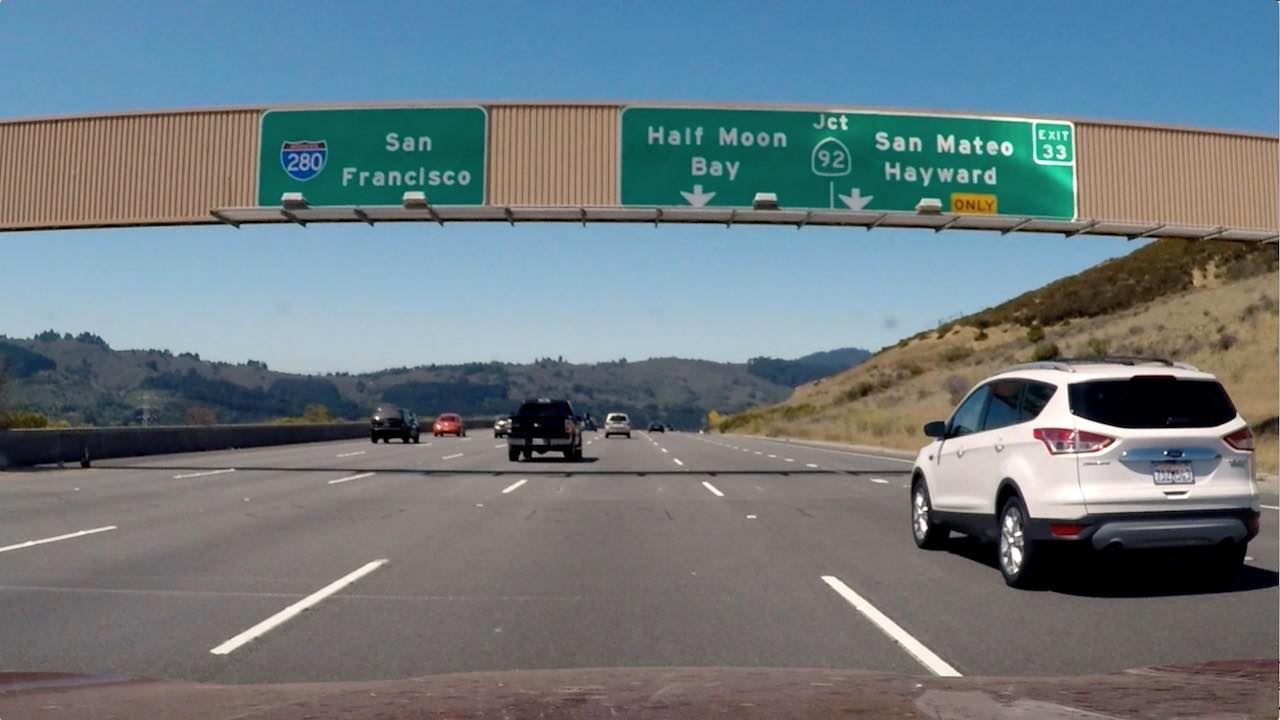
#> input picture 3-Grad_CS_Thresh/signs_vehicles_xygrad.png, 1280 x 720 px
$ python 2_dir_thresh.py   (older library calls are emulated)
#> lines starting #> are read from the running program, lines starting #| are printed output that depends on the picture
import numpy as np
import cv2
import matplotlib.pyplot as plt
import matplotlib.image as mpimg
import pickle


# Read in an image
image = mpimg.imread('signs_vehicles_xygrad.png')
#> image is the input picture: shape (720, 1280, 3) float32; mean R, G, B 0.428, 0.477, 0.5

# Define a function that applies Sobel x and y,
# then computes the direction of the gradient
# and applies a threshold.
def dir_threshold(img, sobel_kernel=3, thresh=(0, np.pi/2)):
    # Convert to grayscale
#> called with sobel_kernel = 15, thresh = (0.7, 1)
    gray = cv2.cvtColor(img, cv2.COLOR_RGB2GRAY)

    # Take the gradient in x and y separately
    sobelx = cv2.Sobel(gray, cv2.CV_64F, 1, 0, ksize=sobel_kernel)
    sobely = cv2.Sobel(gray, cv2.CV_64F, 0, 1, ksize=sobel_kernel)
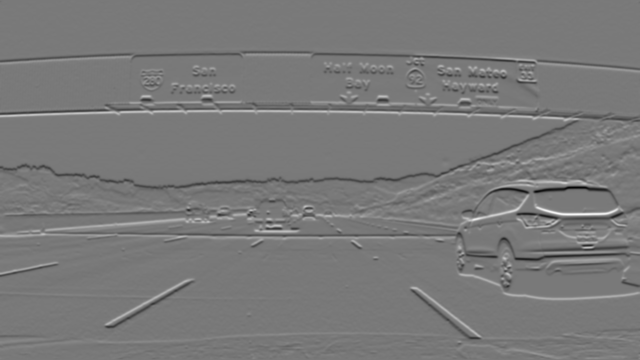
#> sobely: shape (720, 1280) float64 (shown at 1/2 size); min -23970440.2, max 26364983, mean -17335.5; drawn with min black and max white

    # Taking the absolute value of the x and y gradients
    abs_x = np.abs(sobelx)
    abs_y = np.abs(sobely)
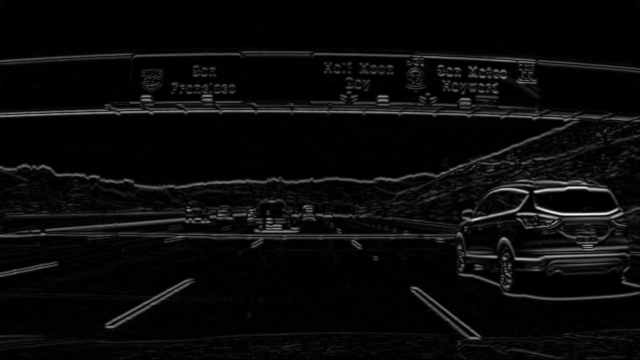
#> abs_y: shape (720, 1280) float64 (shown at 1/2 size); min 0, max 26364983, mean 1093866.8; drawn with min black and max white

    # computing the direction of the gradient
    dir = np.arctan2(abs_y, abs_x)
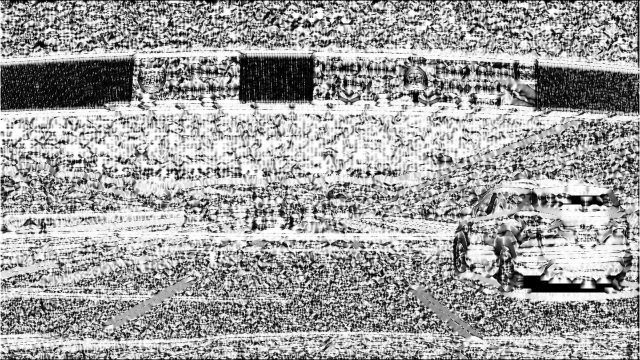
#> dir: shape (720, 1280) float64 (shown at 1/2 size); min 0, max 1.57, mean 0.981; drawn with min black and max white

    # Creating a binary mask where direction thresholds meet
    binary_output = np.zeros_like(gray)

    # Return this mask as your binary_output image
    binary_output[(dir >= thresh[0]) & (dir <= thresh[1])] = 1
    return binary_output

# Run the function
dir_binary = dir_threshold(image, sobel_kernel=15, thresh=(0.7, 1))
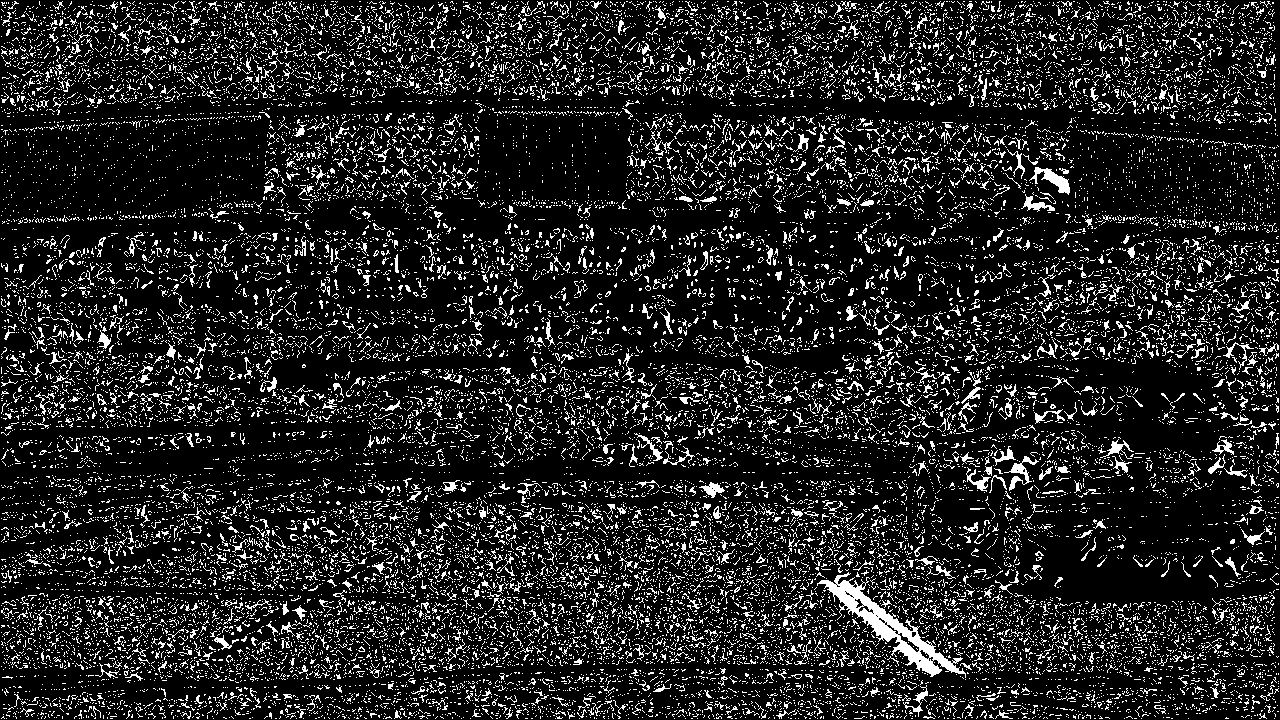
#> dir_binary: shape (720, 1280) float32; values 0 (black) and 1 (white), 13.9% white in thin lines or dots
# Plot the result
f, (ax1, ax2) = plt.subplots(1, 2, figsize=(24, 9))
f.tight_layout()
ax1.imshow(image)
ax1.set_title('Original Image', fontsize=50)
ax2.imshow(dir_binary, cmap='gray')
ax2.set_title('Thresholded Grad. Dir.', fontsize=50)
plt.subplots_adjust(left=0., right=1, top=0.9, bottom=0.)
plt.show()

$ run again, with 3-Grad_CS_Thresh/bridge_shadow.jpg saved as 3-Grad_CS_Thresh/signs_vehicles_xygrad.png
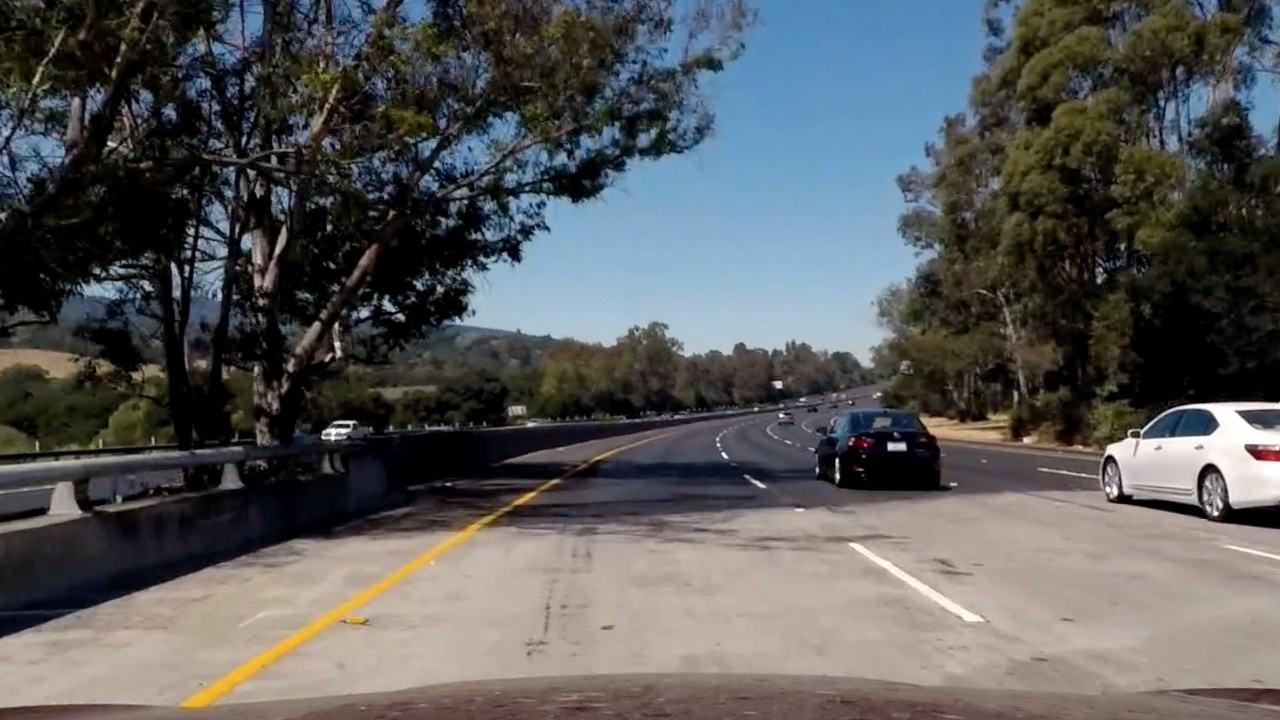
#> input picture 3-Grad_CS_Thresh/bridge_shadow.jpg, 1280 x 720 px
#> image is the input picture: shape (720, 1280, 3) float32; mean R, G, B 0.352, 0.356, 0.356
#> in dir_threshold, `dir = np.arctan2(abs_y, abs_x)`:
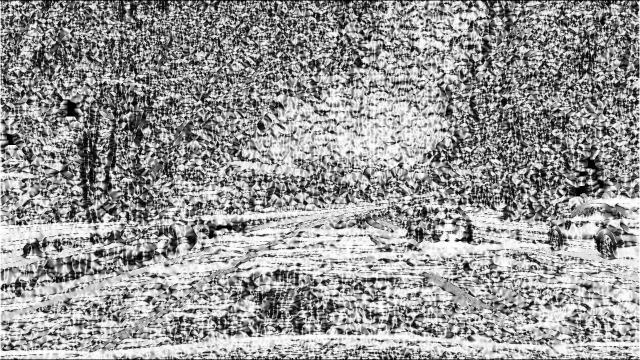
#> dir: shape (720, 1280) float64 (shown at 1/2 size); min 0, max 1.57, mean 0.931; drawn with min black and max white
#> `dir_binary = dir_threshold(image, sobel_kernel=15, thresh=(0.7, 1))`:
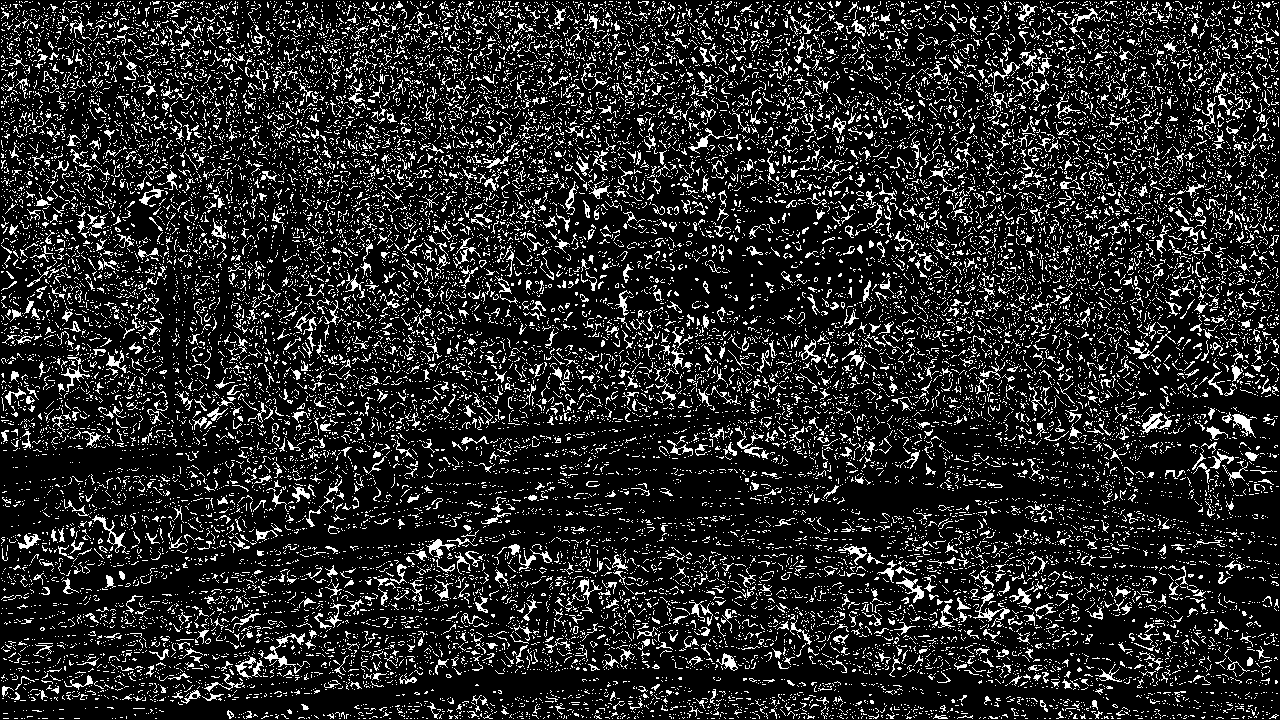
#> dir_binary: shape (720, 1280) float32; values 0 (black) and 1 (white), 15.8% white in thin lines or dots

$ run again, with 3-Grad_CS_Thresh/test1.jpg saved as 3-Grad_CS_Thresh/signs_vehicles_xygrad.png
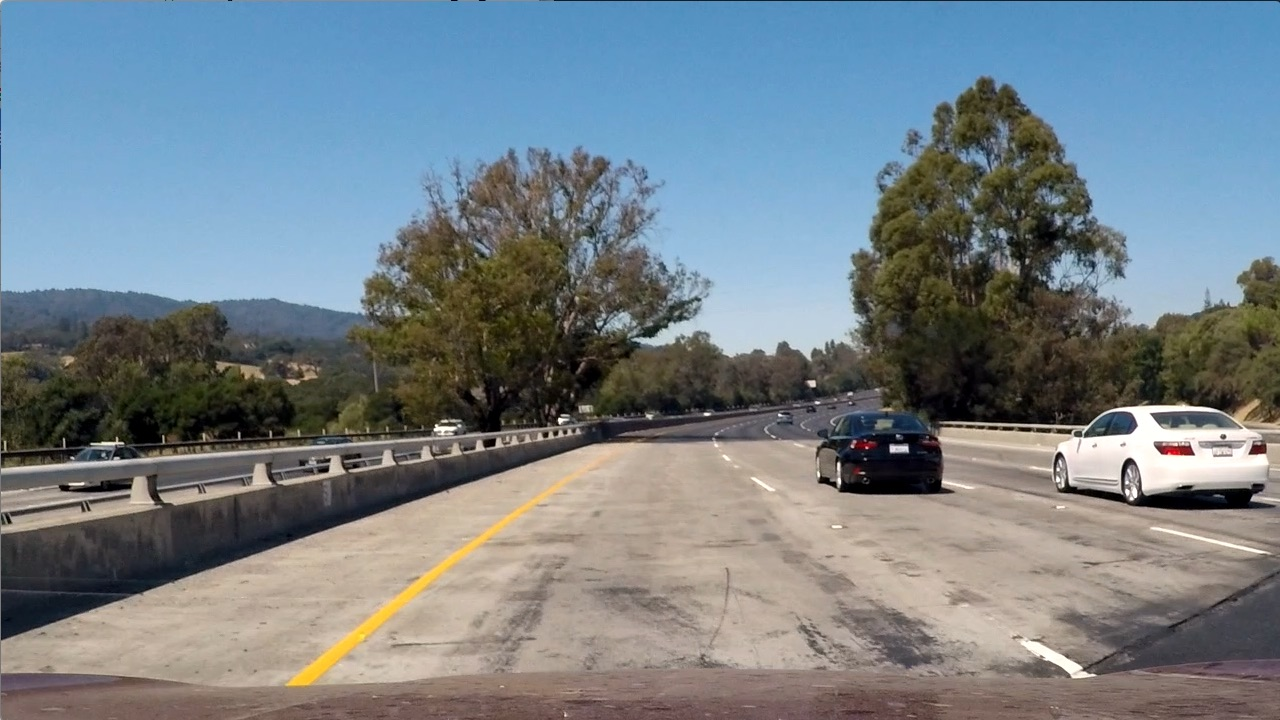
#> input picture 3-Grad_CS_Thresh/test1.jpg, 1280 x 720 px
#> image is the input picture: shape (720, 1280, 3) float32; mean R, G, B 0.461, 0.505, 0.532
#> in dir_threshold, `dir = np.arctan2(abs_y, abs_x)`:
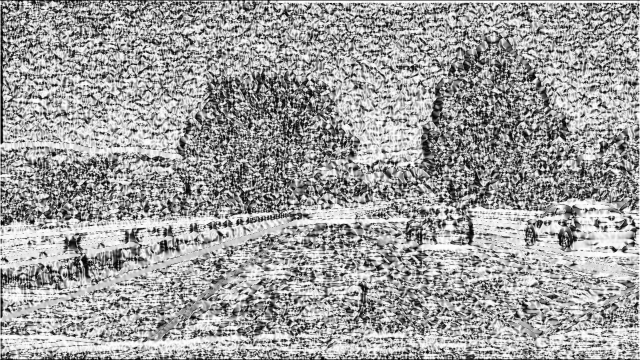
#> dir: shape (720, 1280) float64 (shown at 1/2 size); min 0, max 1.57, mean 0.981; drawn with min black and max white
#> `dir_binary = dir_threshold(image, sobel_kernel=15, thresh=(0.7, 1))`:
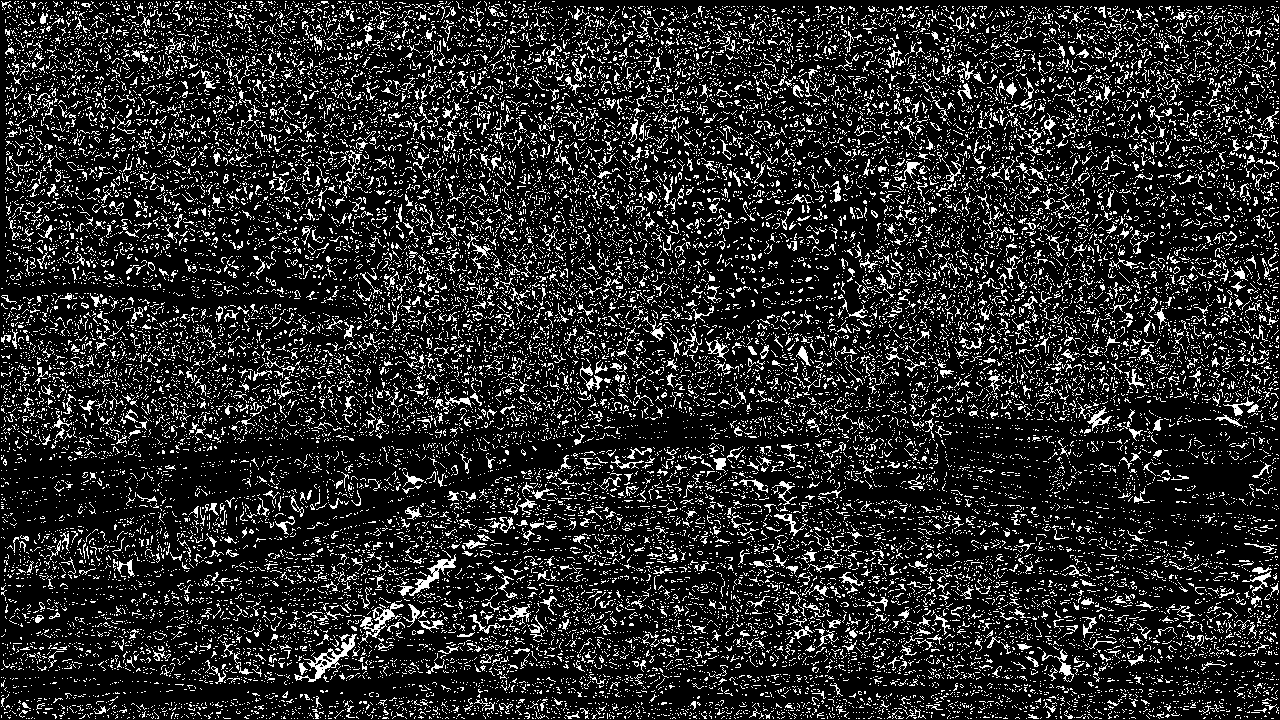
#> dir_binary: shape (720, 1280) float32; values 0 (black) and 1 (white), 16.2% white in thin lines or dots
